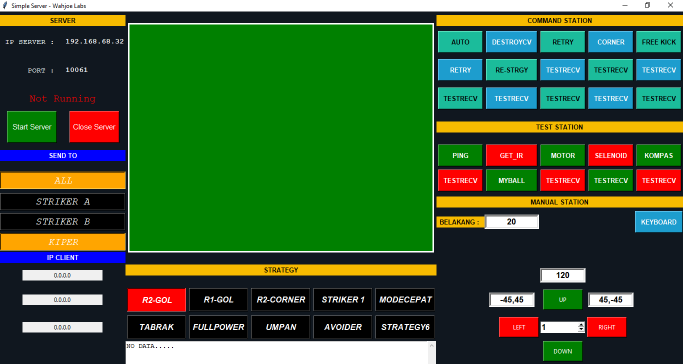
#> input picture app.png, 1366 x 728 px, given in place of the camera (shown at 1/2 size)
$ python tracker_2colour_no_kompas.py
#> lines starting #> are read from the running program, lines starting #| are printed output that depends on the picture; after the words box and inside, x2 and y2 are one past the last pixel; in counts of white or black regions, pixels touching at a corner belong together
### mainarduino.py
import time
import pyfirmata
import os
import threading
from ardupin import *
from configku import *
# from megaserial import *

board = pyfirmata.ArduinoMega(ARDUINO_COM_PORT)
#board = pyfirmata.Arduino('COM3')
it=pyfirmata.util.Iterator(board)
it.start()
#RELAY/PENENDANG
PENENDANG=board.get_pin(PENENDANG_PIN)
MODE_PENENDANG=board.get_pin(MODE_PENENDANG_PIN)
#INFRARED
IR_KIRI=board.get_pin(IR_PIN_KIRI)
IR_KIRI2=board.get_pin(IR_PIN_KIRI2)
IR_TENGAH=board.get_pin(IR_PIN_TENGAH)
IR_KANAN=board.get_pin(IR_PIN_KANAN)
IR_KANAN2=board.get_pin(IR_PIN_KANAN2)
#MOTOR
RPWM_DRIBLE=board.get_pin(RPWM_DRIBLE_PIN)
LPWM_DRIBLE=board.get_pin(LPWM_DRIBLE_PIN)
EON1_DRIBLE=board.get_pin(EON1_DRIBLE_PIN)
EON2_DRIBLE=board.get_pin(EON2_DRIBLE_PIN)

RPWM_KANAN=board.get_pin(RPWM_KANAN_PIN)
LPWM_KANAN=board.get_pin(LPWM_KANAN_PIN)
EON1_KANAN=board.get_pin(EON1_KANAN_PIN)
EON2_KANAN=board.get_pin(EON2_KANAN_PIN)

RPWM_BELAKANG=board.get_pin(RPWM_BELAKANG_PIN)
LPWM_BELAKANG=board.get_pin(LPWM_BELAKANG_PIN)
EON1_BELAKANG=board.get_pin(EON1_BELAKANG_PIN)
EON2_BELAKANG=board.get_pin(EON2_BELAKANG_PIN)

RPWM_KIRI=board.get_pin(RPWM_KIRI_PIN)
LPWM_KIRI=board.get_pin(LPWM_KIRI_PIN)
EON1_KIRI=board.get_pin(EON1_KIRI_PIN)
EON2_KIRI=board.get_pin(EON2_KIRI_PIN)
BUZZ=board.get_pin(BUZZ_PIN)
##
modeSelenoid=0
##
def buzzON():
	BUZZ.write(1)
def buzzOFF():
	BUZZ.write(0)
def customThread(fungsiThread):
	myThread=threading.Thread(target=fungsiThread,daemon=True)
	myThread.start()
def drible(inputspeed=150):
	speed=inputspeed/255
	speed=round(speed,2)
	if speed==0:
		EON1_DRIBLE.write(0)
		EON2_DRIBLE.write(0)
	elif speed<0:
		speed=abs(speed)
		EON1_DRIBLE.write(1)
		EON2_DRIBLE.write(1)
		LPWM_DRIBLE.write(0)
		RPWM_DRIBLE.write(speed)
	else:
		EON1_DRIBLE.write(1)
		EON2_DRIBLE.write(1)
		LPWM_DRIBLE.write(speed)
		RPWM_DRIBLE.write(0)
	print(speed)
def kanan(inputspeed=150):
	speed=inputspeed/255
	speed=round(speed,2)
	if speed==0:
		EON1_KANAN.write(0)
		EON2_KANAN.write(0)
	elif speed<0:
		speed=abs(speed)
		EON1_KANAN.write(1)
		EON2_KANAN.write(1)
		LPWM_KANAN.write(speed)
		RPWM_KANAN.write(0)
	else:
		EON1_KANAN.write(1)
		EON2_KANAN.write(1)
		LPWM_KANAN.write(0)
		RPWM_KANAN.write(speed)
	print(speed)
def kiri(inputspeed=150):
	speed=inputspeed/255
	speed=round(speed,2)
	if speed==0:
		EON1_KIRI.write(0)
		EON2_KIRI.write(0)
	elif speed<0:
		speed=abs(speed)
		EON1_KIRI.write(1)
		EON2_KIRI.write(1)
		LPWM_KIRI.write(speed)
		RPWM_KIRI.write(0)
	else:
		EON1_KIRI.write(1)
		EON2_KIRI.write(1)
		LPWM_KIRI.write(0)
		RPWM_KIRI.write(speed)
	print(speed)
def belakang(inputspeed=150):
	speed=inputspeed/255
	speed=round(speed,2)
	if speed==0:
		EON1_BELAKANG.write(0)
		EON2_BELAKANG.write(0)
	elif speed<0:
		speed=abs(speed)
		EON1_BELAKANG.write(1)
		EON2_BELAKANG.write(1)
		LPWM_BELAKANG.write(speed)
		RPWM_BELAKANG.write(0)
	else:
		EON1_BELAKANG.write(1)
		EON2_BELAKANG.write(1)
		LPWM_BELAKANG.write(0)
		RPWM_BELAKANG.write(speed)
	print(speed)
# [29 lines left out: functions rem, remDelay, not called in this run]
def stop():
	setMotor()
def setMotor(motor_kiri=0,motor_kanan=0,motor_belakang=0):
	kiri(motor_kiri)
	kanan(motor_kanan)
	belakang(motor_belakang)
# [5 lines left out: function nonBlockingKicker, not called in this run]
def modeTendang(value=0):
	global modeSelenoid
	if value==0:
		MODE_PENENDANG.write(value)
		print('SET NEXT:MODE LOW POWER')
		modeSelenoid=value
	elif value==1:
		MODE_PENENDANG.write(value)
		print('SET NEXT:MODE HIGH POWER')
		modeSelenoid=value
	else:
		print('SET NEXT:MODE NOT CHANGE')
def getSelenoidMode():
	if modeSelenoid==0:
		myMode='RUNNING_MODE: LOW POWER'
	elif modeSelenoid==1:
		myMode='RUNNING_MODE: HIGH POWER'
	else:
		myMode='NULL'
	return myMode
def tendang(MODE=2):
	#0=LOW POWER
	#1=HIGH POWER
	#2=DEFAULT
	drible(0)
	print('\nmulai tendang_',getSelenoidMode())
	PENENDANG.write(1)#AKTIF HIGH
	time.sleep(1.5)
	PENENDANG.write(0)
	drible(180)
	#CHANGE MODE
	modeTendang(MODE)
def resetTendang(value=0):
	#0=LOW
	#1=HIGH
	print('RESET-- ')
	tendang(value)
#IR
#    _2\ 3 /4_
#  1/   \ /   \5
#  /           \
def getIRKiri2():
	#1
	return not IR_KIRI2.read()
def getIRKiri():
	#2
	return not IR_KIRI.read()
def getIR():
	#3
	return not IR_TENGAH.read()
def getIRKanan():
	#4
	return not IR_KANAN.read()
def getIRKanan2():
	#5
	return not IR_KANAN2.read()
# [9 lines left out: function getAllMyIR, not called in this run]
def fileKompasNotEmpty():
	get_status=os.stat(FILE_KOMPAS).st_size>0
	return get_status
# [25 lines left out: function getKompasDeprecated, not called in this run]
"""def lockTarget(setRange=ERROR_RATE,position=BASE_MUSUH):
	try:
		myKompas=getKompas()
	except Exception as e:
		print(e)
		return False
	if(setRange==ERROR_RATE) and (position==BASE_MUSUH):
		rangeKompas=myKompas>=BASE_MUSUH_MIN and myKompas<=BASE_MUSUH_MAX
		print('STATUS\t\t: ',rangeKompas,'\nRANGE_RATE\t: ',setRange,'\nBASE_MUSUH_MIN\t: ',BASE_MUSUH_MIN,'\nKOMPAS_VALUE\t: ',myKompas,'\nBASE_MUSUH_MAX\t: ',BASE_MUSUH_MAX)
		return rangeKompas
	else:
		NEW_BASE_MUSUH_MIN=(position-setRange)%360
		NEW_BASE_MUSUH_MAX=(position+setRange)%360
		rangeKompas=myKompas>=NEW_BASE_MUSUH_MIN and myKompas<=NEW_BASE_MUSUH_MAX
		print('STATUS\t\t: ',rangeKompas,'\nRANGE_RATE\t: ',setRange,'\nBASE_MUSUH_MIN\t: ',NEW_BASE_MUSUH_MIN,'\nKOMPAS_VALUE\t: ',myKompas,'\nBASE_MUSUH_MAX\t: ',NEW_BASE_MUSUH_MAX)
		return rangeKompas

def destroyTarget(setRange=ERROR_RATE,position=BASE_MUSUH):
	if(lockTarget(setRange,position)):
		stop()
		tendang()
		return True
	else:
		print('POSITION FAILED')
		return False
def startSerialKompas():
	os.system('start /wait cmd /k python serialkompas.py')
def openKompas():
	threadKompas = threading.Thread(target=startSerialKompas,daemon=True)
	threadKompas.start()
"""
#openKompas()
# [4 lines left out: function resetRobot, not called in this run]

drible(200)
# modeTendang(1)
# time.sleep(7)
resetTendang()
# [7 lines of commented-out code are left out]
"""while True:
	time.sleep(10)
	tendang()"""
#tendang()
#modeTendang(1)
#rem()
"""while True:
	print(getAllMyIR())"""
# [4 lines of commented-out code are left out]
"""tendang()
setTendang()
#tendang()
while True:
	time.sleep(10)
	tendang()
	setTendang(1)
	time.sleep(20)
	tendang()
	setTendang()"""
"""play=True
setMotor(50,50,0)
while play:
	print(getAllMyIR())
	a=getIRKiri()
	b=getIRKanan()
	print(a,b)
	if a:
		print('aaa')
		stop()
	elif b:
		stop()
		print('bbb')
	else:
		setMotor(100,100,0)"""
#print(lockTarget())
#print(destroyTarget())

"""while True:
	tendang(1)
	time.sleep(5)
	tendang(0)
	time.sleep(5)	"""
"""
while True:
	getarah=lockTarget(14,198)
	if getarah:
		stop()
		tendang()
		break
	setMotor(50,-50,-50)"""

# setMotor(-20,70,-100)
# time.sleep(1.2)
# remDelay(1)

"""while True:
	setMotor(200,200)
	vL=getRotateL()
	vR=getRotateR()
	print('ENCO: ',vL,' ',vR)
	while(getRotateL()<10 or getRotateL()<10 ):
		setMotor(200,200)
	rem()
	time.sleep(2)
	while(getRotateL()>=0 or getRotateL()>=0 ):
		setMotor(-200,-200)
	rem()
	time.sleep(2)"""

# [6 lines of commented-out code are left out]

### tracker_2colour_no_kompas.py
# python dynamic_color_tracking.py --filter HSV --webcam

import cv2
import argparse
import numpy as np
import pickle
from mainarduino import *


def callback(value):
    pass


def setup_trackbars(range_filter, filter_name):
#> called with range_filter = 'HSV', filter_name = 'Ball'
    cv2.namedWindow(filter_name + "Trackbars", 0)

    for i in ["MIN", "MAX"]:
        v = 0 if i == "MIN" else 255

        for j in range_filter:
            cv2.createTrackbar("%s_%s_%s" %
                               (j, i, filter_name), filter_name + "Trackbars", v, 255, callback)


def get_trackbar_values(range_filter, filter_name):
    values = []

    for i in ["MIN", "MAX"]:
        for j in range_filter:
            v = cv2.getTrackbarPos("%s_%s_%s" %
                                   (j, i, filter_name), filter_name + "Trackbars")
            values.append(v)
    return values


def set_trackbar_values(last_value, filter_name):
    v1_min, v2_min, v3_min, v1_max, v2_max, v3_max = last_value
    cv2.setTrackbarPos('H_MIN_' + filter_name,
                       filter_name + "Trackbars", v1_min)
    cv2.setTrackbarPos('S_MIN_' + filter_name,
                       filter_name + "Trackbars", v2_min)
    cv2.setTrackbarPos('V_MIN_' + filter_name,
                       filter_name + "Trackbars", v3_min)
    cv2.setTrackbarPos('H_MAX_' + filter_name,
                       filter_name + "Trackbars", v1_max)
    cv2.setTrackbarPos('S_MAX_' + filter_name,
                       filter_name + "Trackbars", v2_max)
    cv2.setTrackbarPos('V_MAX_' + filter_name,
                       filter_name + "Trackbars", v3_max)


def track_find_contour(track_mask, image, track_title):
    #! find contours in the mask and initialize the current
    # (x, y) center of the ball
    cnts = cv2.findContours(
        track_mask.copy(), cv2.RETR_EXTERNAL, cv2.CHAIN_APPROX_SIMPLE)[-2]
    center = None

    # only proceed if at least one contour was found
    if len(cnts) > 0:
        # find the largest contour in the mask, then use
        # it to compute the minimum enclosing circle and
        # centroid
        c = max(cnts, key=cv2.contourArea)
        ((x, y), radius) = cv2.minEnclosingCircle(c)
        M = cv2.moments(c)
        center = (int(M["m10"] / M["m00"]), int(M["m01"] / M["m00"]))

        # only proceed if the radius meets a minimum size
        if radius > 5:
            is_ball_found = 1
            # draw the circle and centroid on the frame,
            # then update the list of tracked points
            cv2.circle(image, (int(x), int(y)),
                       int(radius), (0, 255, 255), 2)
            cv2.circle(image, center, 3, (0, 0, 255), -1)
            cv2.putText(
                image, track_title, (center[0]+10, center[1]), cv2.FONT_HERSHEY_SIMPLEX, 0.4, (0, 0, 255), 1)
            cv2.putText(image, "("+str(center[0])+","+str(center[1])+")", (center[0] +
                                                                           10, center[1]+15), cv2.FONT_HERSHEY_SIMPLEX, 0.4, (0, 0, 255), 1)


def main():
    # change camera setup here
    camera = cv2.VideoCapture(1)
    range_filter = 'HSV'
    setup_trackbars(range_filter, "Ball")
    setup_trackbars(range_filter, "Gawang")
    centerX = 319
    centerY = 239
    # cv2.createTrackbar("Focus", "Trackbars", 0, 255, callback)
    is_ball_found = 0

    while True:

        # focus = cv2.getTrackbarPos("Focus", "Trackbars")
        # cv2.setTrackbarPos("Focus", "Trackbars", 90)
        camera.set(28, 90)
        ret, image = camera.read()
#> image is the input picture: shape (728, 1366, 3); mean B, G, R 50, 95.6, 59.2
        image = cv2.flip(image, 1)
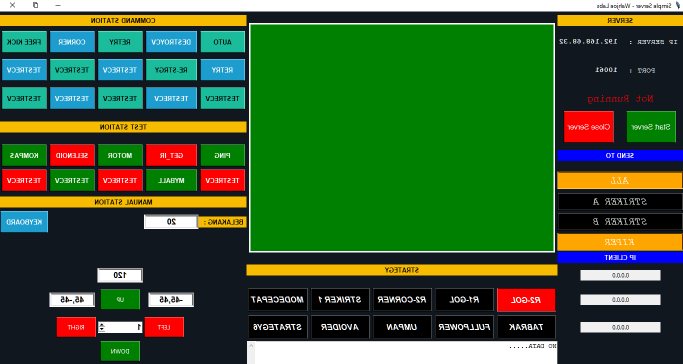
#> image: shape (728, 1366, 3) (shown at 1/2 size); mean B, G, R 50, 95.6, 59.2

        if not ret:
            break

        frame_to_thresh = cv2.cvtColor(image, cv2.COLOR_BGR2HSV)
#> frame_to_thresh: shape (728, 1366, 3); mean H, S, V 64, 164.5, 116.6
        kernel = np.ones((5, 5), np.uint8)

        #! find mask ball
        v1_min, v2_min, v3_min, v1_max, v2_max, v3_max = get_trackbar_values(
            range_filter, "Ball")

        thresh = cv2.inRange(
            frame_to_thresh, (v1_min, v2_min, v3_min), (v1_max, v2_max, v3_max))
#> thresh: shape (728, 1366); every value is 255

        maskBall = cv2.morphologyEx(thresh, cv2.MORPH_OPEN, kernel)
        maskBall = cv2.morphologyEx(maskBall, cv2.MORPH_CLOSE, kernel)

        #! find contours in the mask and initialize the current
        # (x, y) center of the ball
        cnts = cv2.findContours(
            maskBall.copy(), cv2.RETR_EXTERNAL, cv2.CHAIN_APPROX_SIMPLE)[-2]
#> cnts = [[[0, 0], [0, 727], [1365, 727], [1365, 0]]]
        center = None

        # only proceed if at least one contour was found
        if len(cnts) > 0:
            # find the largest contour in the mask, then use
            # it to compute the minimum enclosing circle and
            # centroid
            c = max(cnts, key=cv2.contourArea)
#> c = [[0, 0], [0, 727], [1365, 727], [1365, 0]]
            ((x, y), radius) = cv2.minEnclosingCircle(c)
#> x = 682.5; y = 363.5; radius = 773.3
            M = cv2.moments(c)
#> M = moments, m00 992355, centre m10/m00, m01/m00 = (682.5, 363.5)
            center = (int(M["m10"] / M["m00"]), int(M["m01"] / M["m00"]))
#> center = (682, 363)
            ballX = center[0]
#> ballX = 682
            ballY = center[1]
#> ballY = 363

            print("ballX = ", ballX, "ballY =", ballY)
#| ballX =  682 ballY = 363

            a = np.array((centerX, centerY))
            b = np.array((ballX, ballY))
#> b = [682, 363]
            jarak = np.linalg.norm(a-b)
#> jarak = 383.6
            print("jarak = " + str(int(jarak)))
#| jarak = 383

            # only proceed if the radius meets a minimum size
            if radius > 5:
                is_ball_found = 1
                # draw the circle and centroid on the frame,
                # then update the list of tracked points
                cv2.circle(image, (int(x), int(y)),
                           int(radius), (0, 255, 255), 2)
#> image: shape (728, 1366, 3); 0.01% of pixels changed, all inside (x1, y1, x2, y2) = (0, 0, 1366, 728)
                cv2.circle(image, center, 3, (0, 0, 255), -1)
#> image: shape (728, 1366, 3); mean B, G, R 50, 95.6, 59.2
                cv2.putText(
                    image, "Ball", (center[0]+10, center[1]), cv2.FONT_HERSHEY_SIMPLEX, 0.4, (0, 0, 255), 1)
#> image: shape (728, 1366, 3); mean B, G, R 50, 95.6, 59.2
                cv2.putText(image, "("+str(center[0])+","+str(center[1])+")", (center[0] +
                                                                               10, center[1]+15), cv2.FONT_HERSHEY_SIMPLEX, 0.4, (0, 0, 255), 1)
#> image: shape (728, 1366, 3); mean B, G, R 50, 95.6, 59.3

            turn_speed = 50
            move_speed = 50
            last_ball_posX = 0

            # lek balé ketemu
            if is_ball_found:
                last_ball_posX = ballX
#> last_ball_posX = 682
                # belok kiri
                if ballX < 305:
                    setMotor(0, turn_speed, turn_speed)
                # belok kanan
                elif ballX > 325:
                    setMotor(turn_speed, 0, -turn_speed)
                # lek wes kenceng karo ball, maju
                else:
                    # lek wes oleh bal mandek
                    if ballY >= 150 and ballY < 155:
                        setMotor(0, 0)
                    elif ballY < 150:
                        setMotor(move_speed, move_speed)

            # lek ga nemu bal, bakal loss dol
            elif not is_ball_found and last_ball_posX != 0:
                setMotor(move_speed, move_speed)

        #! find mask gawang
        v1_min, v2_min, v3_min, v1_max, v2_max, v3_max = get_trackbar_values(
            range_filter, "Gawang")

        thresh = cv2.inRange(
            frame_to_thresh, (v1_min, v2_min, v3_min), (v1_max, v2_max, v3_max))

        maskGawang = cv2.morphologyEx(thresh, cv2.MORPH_OPEN, kernel)
        maskGawang = cv2.morphologyEx(maskGawang, cv2.MORPH_CLOSE, kernel)

        # ? test function
        track_find_contour(maskGawang, image, "Gawang")
#> in track_find_contour, `cnts = cv2.findContours( track_mask.copy(), cv2.RETR_EXTERNAL, cv2.CHA..`: cnts = [[[0, 0], [0, 727], [1365, 727], [1365, 0]]]
#> in track_find_contour, `c = max(cnts, key=cv2.contourArea)`: c = [[0, 0], [0, 727], [1365, 727], [1365, 0]]
#> in track_find_contour, `((x, y), radius) = cv2.minEnclosingCircle(c)`: x = 682.5; y = 363.5; radius = 773.3
#> in track_find_contour, `center = (int(M["m10"] / M["m00"]), int(M["m01"] / M["m00"]))`: center = (682, 363)
#> in track_find_contour, `cv2.putText( image, track_title, (center[0]+10, center[1]), cv2.FONT_H..`: image: shape (728, 1366, 3); mean B, G, R 50, 95.6, 59.3

        # * show the frame to our screen
        cv2.imshow("Original", image)
        cv2.imshow("Mask", maskBall)
        cv2.imshow("maskGawang", maskGawang)

        # * Ketika Tombol ditekan
        # S untuk save data
        # O untuk load data
        # esc untuk nutup program
        key = cv2.waitKey(1)
#> (key Esc is pressed here)
        if key == 27:
            break
        elif key == 115:
            pickle.dump(get_trackbar_values(range_filter, "Ball"),
                        open("values.dat", "wb"))
        elif key == 111:
            values = pickle.load(open("values.dat", "rb"))
            print(values)
            set_trackbar_values(values, "Ball")


if __name__ == '__main__':
    main()
